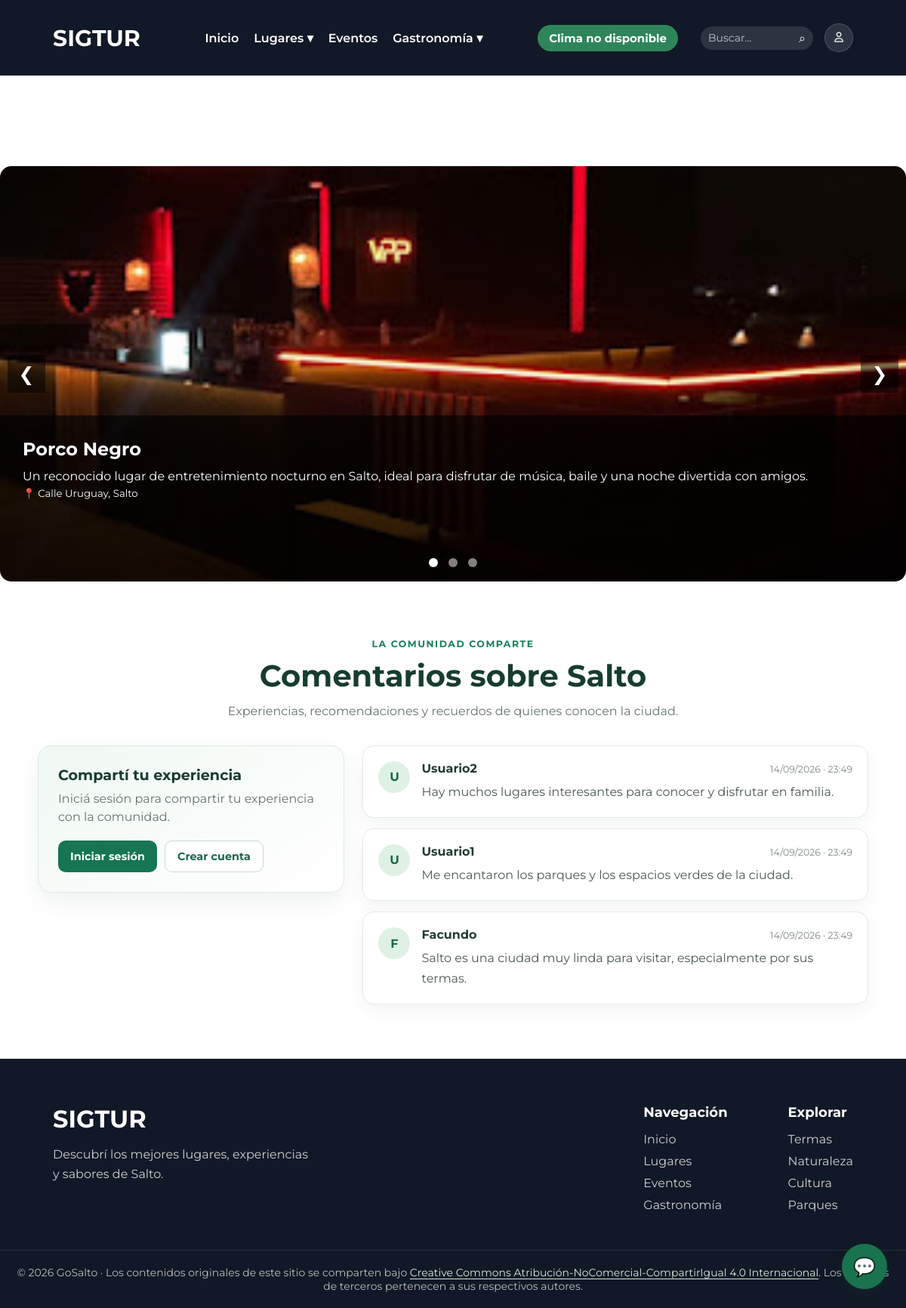
Page /pages/lugares/ocio.php on the committed database.
### tables this page shows
CREATE TABLE `lugar` (
  `ID_LUGAR` int(11) NOT NULL,
  `NOMBRE` varchar(150) NOT NULL,
  `DESCRIPCION` text DEFAULT NULL,
  `DIRECCION` varchar(200) NOT NULL,
  `IMAGEN` varchar(255) DEFAULT NULL,
  `LATITUD` decimal(10,7) DEFAULT NULL,
  `LONGITUD` decimal(10,7) DEFAULT NULL
);

CREATE TABLE `comentario` (
  `ID_COMENTARIO` int(11) NOT NULL,
  `ID_USUARIO` int(11) NOT NULL,
  `COMENTARIO` text NOT NULL,
  `FECHA` datetime DEFAULT current_timestamp()
);

CREATE TABLE `usuario` (
  `ID_USUARIO` int(11) NOT NULL,
  `ID_ROL` int(11) NOT NULL,
  `NOMBRE` varchar(100) NOT NULL,
  `CONTRASENA` varchar(255) NOT NULL,
  `CORREO` varchar(150) NOT NULL
);

### config/config.php (called while the page is built, shortened)
<?php
function url($ruta)
{
    return BASE_URL . $ruta;
}
?>

### pages/lugares/ocio.php (the view, shortened to what this page needs)
<?php
require_once("../../conexion.php");
$sql = "SELECT
            LUGAR.ID_LUGAR,
            LUGAR.NOMBRE,
            LUGAR.DESCRIPCION,
            LUGAR.DIRECCION,
            LUGAR.IMAGEN
        FROM LUGAR
        INNER JOIN LUGAR_CATEGORIA
            ON LUGAR.ID_LUGAR = LUGAR_CATEGORIA.ID_LUGAR
        WHERE LUGAR_CATEGORIA.ID_CATEGORIA = 6";
$resultado = $conexion->query($sql);
?>
<!DOCTYPE html>
<html lang="es">
<head>
    <link rel="stylesheet" href="<?php echo '../../assets/css/var.css'; ?>">
    <link rel="stylesheet" href="<?php echo '../../assets/css/styles.css'; ?>">
    <link rel="stylesheet" href="<?php echo '../../assets/css/componentes.css'; ?>">
    <link rel="stylesheet" href="<?php echo '../../assets/css/style-secciones.css'; ?>">
    <link rel="stylesheet" href="<?php echo '../../assets/css/slider.css'; ?>">
    <link rel="stylesheet" href="<?php echo '../../assets/css/comments.css?v=3'; ?>">
    <link rel="stylesheet" href="https://cdnjs.cloudflare.com/ajax/libs/font-awesome/6.7.2/css/all.min.css">
</head>
<body>
<main class="main-content pagina-interna">
<?php include("../../includes/navbar.php"); ?>
<section class="slider-container">
    <button class="slider-btn prev">&#10094;</button>
    <?php $primero = true; ?>
    <?php while ($lugar = $resultado->fetch_assoc()) { ?>
        <div class="slide <?php echo $primero ? 'active' : ''; ?>">
            <img
                src="../../<?php echo $lugar['IMAGEN']; ?>"
                alt="<?php echo $lugar['NOMBRE']; ?>"
            >
            <div class="slide-info">
                <h2>
                    <?php echo $lugar['NOMBRE']; ?>
                </h2>
                <p>
                    <?php echo $lugar['DESCRIPCION']; ?>
                </p>
                <?php if (!empty($lugar['DIRECCION'])) { ?>
                    <small>
                        📍 <?php echo $lugar['DIRECCION']; ?>
                    </small>
                <?php } ?>
            </div>
        </div>
        <?php $primero = false; ?>
    <?php } ?>
    <button class="slider-btn next">&#10095;</button>
    <div class="slider-dots">
        <span class="dot active"></span>
        <span class="dot"></span>
        <span class="dot"></span>
    </div>
</section>
<?php include("../../includes/comments.php"); ?>
</main>
<?php include("../../includes/footer.php"); ?>
<?php include("../../includes/chat-widget.php"); ?>
</body>
</html>

### includes/comments.php (shortened to what this page needs)
<?php
require_once(__DIR__ . "/../conexion.php");
require_once(__DIR__ . "/../config/config.php");
try {
    $resultadoComentarios = $conexion->query(
        "SELECT COMENTARIO.COMENTARIO, USUARIO.NOMBRE, COMENTARIO.FECHA
         FROM COMENTARIO
         INNER JOIN USUARIO ON COMENTARIO.ID_USUARIO = USUARIO.ID_USUARIO
         ORDER BY COMENTARIO.ID_COMENTARIO DESC"
    );
} catch (mysqli_sql_exception $error) {
    error_log("No se pudieron cargar los comentarios: " . $error->getMessage());
    $resultadoComentarios = false;
}
?>
<section class="comentarios" id="comentarios">
    <header class="comentarios-header">
        <span class="comentarios-etiqueta">La comunidad comparte</span>
        <h2>Comentarios sobre Salto</h2>
        <p>Experiencias, recomendaciones y recuerdos de quienes conocen la ciudad.</p>
    </header>
    <div class="comentarios-contenido">
        <div class="comentario-formulario">
            <h3>Compartí tu experiencia</h3>
            <?php if (isset($_SESSION['id_usuario'])) { ?>
                <p class="comentario-sesion">
                    Publicando como <strong><?= htmlspecialchars($_SESSION['nombre'] ?? 'Usuario', ENT_QUOTES, 'UTF-8') ?></strong>
                </p>
                <form action="<?= htmlspecialchars(url('pages/guardar_comentario.php'), ENT_QUOTES, 'UTF-8') ?>" method="POST">
                    <input type="hidden" name="csrf_token" value="<?= htmlspecialchars($_SESSION['csrf_comentario'], ENT_QUOTES, 'UTF-8') ?>">
                    <input type="hidden" name="return_to" value="<?= htmlspecialchars($_SERVER['REQUEST_URI'] ?? '/', ENT_QUOTES, 'UTF-8') ?>">
                    <label for="texto-comentario">Tu comentario</label>
                    <textarea
                        id="texto-comentario"
                        name="comentario"
                        maxlength="2000"
                        rows="5"
                        placeholder="¿Qué te gustó de Salto? Compartí tu recomendación..."
                        required
                    ></textarea>
                    <div class="comentario-formulario-pie">
                        <small>Hasta 2000 caracteres</small>
                        <button type="submit">Publicar comentario</button>
                    </div>
                </form>
            <?php } else { ?>
                <p>Iniciá sesión para compartir tu experiencia con la comunidad.</p>
                <div class="comentario-acceso">
                    <a href="<?= htmlspecialchars(url('pages/login.php'), ENT_QUOTES, 'UTF-8') ?>">Iniciar sesión</a>
                    <a href="<?= htmlspecialchars(url('pages/register.php'), ENT_QUOTES, 'UTF-8') ?>">Crear cuenta</a>
                </div>
            <?php } ?>
        </div>
        <div class="comentarios-lista">
            <?php if ($resultadoComentarios === false) { ?>
                <p class="comentarios-vacio">No se pudieron cargar los comentarios en este momento. Intentá nuevamente más tarde.</p>
            <?php } elseif ($resultadoComentarios->num_rows === 0) { ?>
                <p class="comentarios-vacio">Todavía no hay comentarios. ¡Sé la primera persona en compartir su experiencia!</p>
            <?php } else { ?>
                <?php while ($comentario = $resultadoComentarios->fetch_assoc()) { ?>
                    <article class="comentario">
                        <div class="comentario-avatar" aria-hidden="true">
                            <?= htmlspecialchars(mb_strtoupper(mb_substr($comentario['NOMBRE'], 0, 1, 'UTF-8'), 'UTF-8'), ENT_QUOTES, 'UTF-8') ?>
                        </div>
                        <div class="comentario-detalle">
                            <div class="comentario-meta">
                                <h3><?= htmlspecialchars($comentario['NOMBRE'], ENT_QUOTES, 'UTF-8') ?></h3>
                                <time datetime="<?= htmlspecialchars($comentario['FECHA'], ENT_QUOTES, 'UTF-8') ?>">
                                    <?= htmlspecialchars(date('d/m/Y · H:i', strtotime($comentario['FECHA'])), ENT_QUOTES, 'UTF-8') ?>
                                </time>
                            </div>
                            <p><?= nl2br(htmlspecialchars($comentario['COMENTARIO'], ENT_QUOTES, 'UTF-8')) ?></p>
                        </div>
                    </article>
                <?php } ?>
            <?php } ?>
        </div>
    </div>
</section>

### assets/css/var.css (style rules this page uses)
:root { --fuente: 'Montserrat', sans-serif; --color-principal: rgb(255, 255, 255); --color-secundario : #f5f5f5; --color-principal-texto: rgb(0, 0, 0); --color-secundario-texto : #555; --color-redes: #333; --tamaño-principal-h1: 30px; --tamaño-principal-fuente: 15px; }

### assets/css/styles.css (style rules this page uses)
* { margin: 0; padding: 0; box-sizing: border-box; font-family: var(--fuente); }
html, body { width: 100%; min-height: 100%; scroll-behavior: smooth; }
body { display: flex; flex-direction: column; min-height: 100vh; }
main { flex: 1; }
.pagina-interna { padding-top:100px; flex:1; }

### assets/css/componentes.css (style rules this page uses)
.slider-container { position: relative; max-width: 1200px; height: 550px; margin: 120px auto 40px auto; overflow: hidden; border-radius: 15px; }
.slide { display: none; width: 100%; height: 100%; position: relative; }
.slide.active { display: block; }
.slide img { width: 100%; height: 100%; object-fit: cover; }
.slide-info { position: absolute; bottom: 0; left: 0; width: 100%; height: 40%; background: rgba(0,0,0,0.65); color: white; padding: 30px; box-sizing: border-box; }
.slide-info h2 { margin-bottom: 10px; }
.slide-info p { line-height: 1.5; }
.slider-btn { position: absolute; top: 50%; transform: translateY(-50%); background: rgba(0,0,0,0.5); color: white; border: none; width: 50px; height: 50px; cursor: pointer; font-size: 25px; z-index: 100; }
.prev { left: 10px; }
.next { right: 10px; }
.slider-dots { position: absolute; bottom: 15px; width: 100%; text-align: center; z-index: 100; }
.dot { width: 12px; height: 12px; background: rgba(255,255,255,0.5); border-radius: 50%; display: inline-block; margin: 0 5px; cursor: pointer; }
.dot.active { background: white; }

### assets/css/slider.css (style rules this page uses)
.slider-container { position: relative; max-width: 1200px; height: 550px; margin: 120px auto 40px auto; overflow: hidden; border-radius: 15px; }
.slide { display: none; width: 100%; height: 100%; position: relative; }
.slide.active { display: block; }
.slide img { width: 100%; height: 100%; object-fit: cover; }
.slide-info { position: absolute; bottom: 0; left: 0; width: 100%; height: 40%; background: rgba(0,0,0,0.65); color: white; padding: 30px; box-sizing: border-box; }
.slide-info h2 { margin-bottom: 10px; }
.slide-info p { line-height: 1.5; }
.slider-btn { position: absolute; top: 50%; transform: translateY(-50%); background: rgba(0,0,0,0.5); color: white; border: none; width: 50px; height: 50px; cursor: pointer; font-size: 25px; z-index: 100; }
.prev { left: 10px; }
.next { right: 10px; }
.slider-dots { position: absolute; bottom: 15px; width: 100%; text-align: center; z-index: 100; }
.dot { width: 12px; height: 12px; background: rgba(255,255,255,0.5); border-radius: 50%; display: inline-block; margin: 0 5px; cursor: pointer; }
.dot.active { background: white; }

### rows in the picture
lugar: IMAGEN (picture), NOMBRE "Porco Negro", DESCRIPCION "Un reconocido lugar de entretenimiento nocturno en Salto, ideal para disfrutar de música, baile y una noche divertida con amigos.", DIRECCION "Calle Uruguay, Salto"
comentario: ID_USUARIO.NOMBRE "U", ID_USUARIO.NOMBRE "Usuario2", FECHA "14/09/2026 · 23:49", COMENTARIO "Hay muchos lugares interesantes para conocer y disfrutar en familia."
comentario: ID_USUARIO.NOMBRE "U", ID_USUARIO.NOMBRE "Usuario1", FECHA "14/09/2026 · 23:49", COMENTARIO "Me encantaron los parques y los espacios verdes de la ciudad."
comentario: ID_USUARIO.NOMBRE "F", ID_USUARIO.NOMBRE "Facundo", FECHA "14/09/2026 · 23:49", COMENTARIO "Salto es una ciudad muy linda para visitar, especialmente por sus termas."
